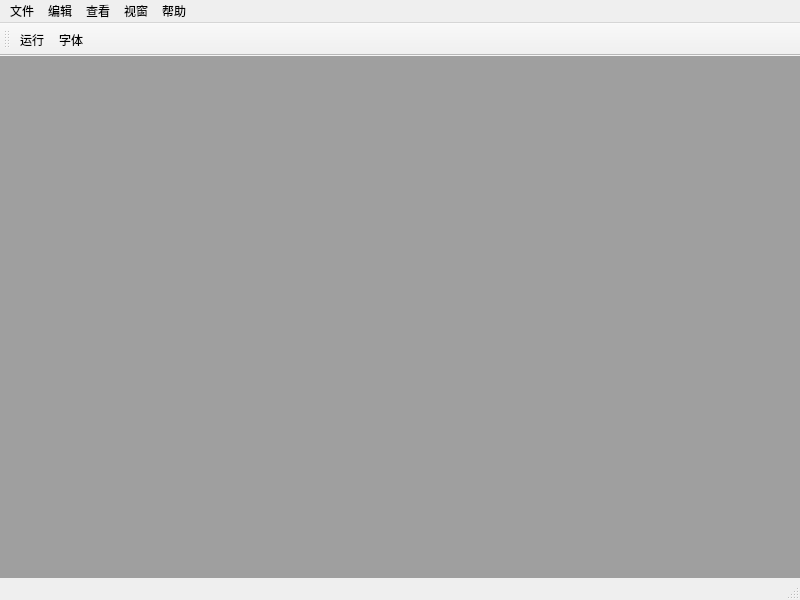
<?xml version="1.0" encoding="UTF-8"?>
<ui version="4.0">
 <class>MainWindow</class>
 <widget class="QMainWindow" name="MainWindow">
  <property name="geometry">
   <rect>
    <x>0</x>
    <y>0</y>
    <width>800</width>
    <height>600</height>
   </rect>
  </property>
  <property name="acceptDrops">
   <bool>true</bool>
  </property>
  <property name="windowTitle">
   <string>海天鹰编辑器</string>
  </property>
  <property name="windowIcon">
   <iconset resource="qtrf.qrc">
    <normaloff>:/icon.png</normaloff>:/icon.png</iconset>
  </property>
  <widget class="QWidget" name="centralWidget">
   <layout class="QVBoxLayout" name="verticalLayout">
    <property name="spacing">
     <number>0</number>
    </property>
    <property name="leftMargin">
     <number>0</number>
    </property>
    <property name="topMargin">
     <number>0</number>
    </property>
    <property name="rightMargin">
     <number>0</number>
    </property>
    <property name="bottomMargin">
     <number>0</number>
    </property>
    <item>
     <widget class="QMdiArea" name="mdiArea">
      <property name="viewMode">
       <enum>QMdiArea::TabbedView</enum>
      </property>
      <property name="tabsClosable">
       <bool>true</bool>
      </property>
      <property name="tabsMovable">
       <bool>true</bool>
      </property>
      <property name="tabShape">
       <enum>QTabWidget::Triangular</enum>
      </property>
     </widget>
    </item>
   </layout>
  </widget>
  <widget class="QMenuBar" name="menuBar">
   <property name="geometry">
    <rect>
     <x>0</x>
     <y>0</y>
     <width>800</width>
     <height>24</height>
    </rect>
   </property>
   <widget class="QMenu" name="menu">
    <property name="title">
     <string>文件</string>
    </property>
    <addaction name="action_new"/>
    <addaction name="action_open"/>
    <addaction name="action_close"/>
    <addaction name="action_save"/>
    <addaction name="action_saveas"/>
    <addaction name="action_quit"/>
   </widget>
   <widget class="QMenu" name="menu_2">
    <property name="title">
     <string>编辑</string>
    </property>
    <addaction name="action_undo"/>
    <addaction name="action_redo"/>
    <addaction name="action_copy"/>
    <addaction name="action_cut"/>
    <addaction name="action_paste"/>
    <addaction name="action_find"/>
    <addaction name="action_replace"/>
    <addaction name="action_indent"/>
   </widget>
   <widget class="QMenu" name="menu_3">
    <property name="title">
     <string>帮助</string>
    </property>
    <addaction name="action_changelog"/>
    <addaction name="action_aboutQt"/>
    <addaction name="action_about"/>
   </widget>
   <widget class="QMenu" name="menu_4">
    <property name="title">
     <string>视窗</string>
    </property>
    <addaction name="action_subWindowView"/>
    <addaction name="action_tabbedView"/>
    <addaction name="action_cascade"/>
    <addaction name="action_tile"/>
   </widget>
   <widget class="QMenu" name="menu_5">
    <property name="title">
     <string>查看</string>
    </property>
    <addaction name="action_zoomin"/>
    <addaction name="action_zoomout"/>
   </widget>
   <addaction name="menu"/>
   <addaction name="menu_2"/>
   <addaction name="menu_5"/>
   <addaction name="menu_4"/>
   <addaction name="menu_3"/>
  </widget>
  <widget class="QToolBar" name="mainToolBar">
   <attribute name="toolBarArea">
    <enum>TopToolBarArea</enum>
   </attribute>
   <attribute name="toolBarBreak">
    <bool>false</bool>
   </attribute>
   <addaction name="action_run"/>
   <addaction name="action_font"/>
  </widget>
  <widget class="QStatusBar" name="statusBar"/>
  <action name="action_new">
   <property name="text">
    <string>新建</string>
   </property>
   <property name="shortcut">
    <string>Ctrl+N</string>
   </property>
  </action>
  <action name="action_open">
   <property name="text">
    <string>打开</string>
   </property>
   <property name="shortcut">
    <string>Ctrl+O</string>
   </property>
  </action>
  <action name="action_close">
   <property name="text">
    <string>关闭</string>
   </property>
   <property name="shortcut">
    <string>Ctrl+W</string>
   </property>
  </action>
  <action name="action_save">
   <property name="text">
    <string>保存</string>
   </property>
   <property name="shortcut">
    <string>Ctrl+S</string>
   </property>
  </action>
  <action name="action_saveas">
   <property name="text">
    <string>另存为</string>
   </property>
   <property name="shortcut">
    <string>Ctrl+Shift+S</string>
   </property>
  </action>
  <action name="action_quit">
   <property name="text">
    <string>退出</string>
   </property>
   <property name="shortcut">
    <string>Ctrl+Q</string>
   </property>
  </action>
  <action name="action_undo">
   <property name="text">
    <string>撤销</string>
   </property>
   <property name="shortcut">
    <string>Ctrl+Z</string>
   </property>
  </action>
  <action name="action_redo">
   <property name="text">
    <string>重做</string>
   </property>
   <property name="shortcut">
    <string>Ctrl+Y</string>
   </property>
  </action>
  <action name="action_copy">
   <property name="text">
    <string>复制</string>
   </property>
   <property name="shortcut">
    <string>Ctrl+C</string>
   </property>
  </action>
  <action name="action_cut">
   <property name="text">
    <string>剪切</string>
   </property>
   <property name="shortcut">
    <string>Ctrl+X</string>
   </property>
  </action>
  <action name="action_paste">
   <property name="text">
    <string>粘贴</string>
   </property>
   <property name="shortcut">
    <string>Ctrl+V</string>
   </property>
  </action>
  <action name="action_indent">
   <property name="text">
    <string>排版</string>
   </property>
   <property name="shortcut">
    <string>Ctrl+I</string>
   </property>
  </action>
  <action name="action_find">
   <property name="text">
    <string>查找</string>
   </property>
   <property name="shortcut">
    <string>Ctrl+F</string>
   </property>
  </action>
  <action name="action_replace">
   <property name="text">
    <string>替换</string>
   </property>
   <property name="shortcut">
    <string>Ctrl+H</string>
   </property>
  </action>
  <action name="action_aboutQt">
   <property name="text">
    <string>关于Qt</string>
   </property>
  </action>
  <action name="action_about">
   <property name="text">
    <string>关于</string>
   </property>
   <property name="shortcut">
    <string>F1</string>
   </property>
  </action>
  <action name="action_subWindowView">
   <property name="text">
    <string>窗口模式</string>
   </property>
  </action>
  <action name="action_tabbedView">
   <property name="text">
    <string>标签模式</string>
   </property>
  </action>
  <action name="action_cascade">
   <property name="text">
    <string>层叠窗口</string>
   </property>
  </action>
  <action name="action_tile">
   <property name="text">
    <string>平铺窗口</string>
   </property>
  </action>
  <action name="action_changelog">
   <property name="text">
    <string>更新历史</string>
   </property>
  </action>
  <action name="action_run">
   <property name="icon">
    <iconset resource="qtrf.qrc">
     <normaloff>:/run.png</normaloff>:/run.png</iconset>
   </property>
   <property name="text">
    <string>运行</string>
   </property>
   <property name="toolTip">
    <string>运行</string>
   </property>
  </action>
  <action name="action_zoomin">
   <property name="text">
    <string>放大</string>
   </property>
   <property name="shortcut">
    <string>Ctrl++</string>
   </property>
  </action>
  <action name="action_zoomout">
   <property name="text">
    <string>缩小</string>
   </property>
   <property name="shortcut">
    <string>Ctrl+-</string>
   </property>
  </action>
  <action name="action_font">
   <property name="icon">
    <iconset resource="qtrf.qrc">
     <normaloff>:/font.png</normaloff>:/font.png</iconset>
   </property>
   <property name="text">
    <string>字体</string>
   </property>
  </action>
 </widget>
 <layoutdefault spacing="6" margin="11"/>
 <resources>
  <include location="qtrf.qrc"/>
 </resources>
 <connections/>
</ui>
